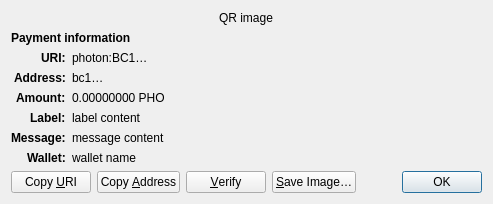
<?xml version="1.0" encoding="UTF-8"?>
<ui version="4.0">
 <class>ReceiveRequestDialog</class>
 <widget class="QDialog" name="ReceiveRequestDialog">
  <property name="geometry">
   <rect>
    <x>0</x>
    <y>0</y>
    <width>413</width>
    <height>229</height>
   </rect>
  </property>
  <property name="windowTitle">
   <string>Request payment to …</string>
  </property>
  <layout class="QGridLayout" name="gridLayout" columnstretch="0,1">
   <property name="sizeConstraint">
    <enum>QLayout::SetFixedSize</enum>
   </property>
   <item row="0" column="0" colspan="2" alignment="Qt::AlignHCenter">
    <widget class="QRImageWidget" name="qr_code">
     <property name="text">
      <string notr="true">QR image</string>
     </property>
     <property name="textInteractionFlags">
      <set>Qt::NoTextInteraction</set>
     </property>
    </widget>
   </item>
   <item row="1" column="0" colspan="2">
    <widget class="QLabel" name="payment_header">
     <property name="font">
      <font>
       <weight>75</weight>
       <bold>true</bold>
      </font>
     </property>
     <property name="text">
      <string>Payment information</string>
     </property>
     <property name="textInteractionFlags">
      <set>Qt::NoTextInteraction</set>
     </property>
    </widget>
   </item>
   <item row="2" column="0" alignment="Qt::AlignRight|Qt::AlignTop">
    <widget class="QLabel" name="uri_tag">
     <property name="font">
      <font>
       <weight>75</weight>
       <bold>true</bold>
      </font>
     </property>
     <property name="text">
      <string notr="true">URI:</string>
     </property>
     <property name="textFormat">
      <enum>Qt::PlainText</enum>
     </property>
     <property name="textInteractionFlags">
      <set>Qt::NoTextInteraction</set>
     </property>
    </widget>
   </item>
   <item row="2" column="1" alignment="Qt::AlignTop">
    <widget class="QLabel" name="uri_content">
     <property name="text">
      <string notr="true">photon:BC1…</string>
     </property>
     <property name="textFormat">
      <enum>Qt::RichText</enum>
     </property>
     <property name="wordWrap">
      <bool>true</bool>
     </property>
     <property name="textInteractionFlags">
      <set>Qt::TextSelectableByMouse</set>
     </property>
    </widget>
   </item>
   <item row="3" column="0" alignment="Qt::AlignRight|Qt::AlignTop">
    <widget class="QLabel" name="address_tag">
     <property name="font">
      <font>
       <weight>75</weight>
       <bold>true</bold>
      </font>
     </property>
     <property name="text">
      <string>Address:</string>
     </property>
     <property name="textInteractionFlags">
      <set>Qt::NoTextInteraction</set>
     </property>
    </widget>
   </item>
   <item row="3" column="1" alignment="Qt::AlignTop">
    <widget class="QLabel" name="address_content">
     <property name="text">
      <string notr="true">bc1…</string>
     </property>
     <property name="textFormat">
      <enum>Qt::PlainText</enum>
     </property>
     <property name="textInteractionFlags">
      <set>Qt::TextSelectableByMouse</set>
     </property>
    </widget>
   </item>
   <item row="4" column="0" alignment="Qt::AlignRight|Qt::AlignTop">
    <widget class="QLabel" name="amount_tag">
     <property name="font">
      <font>
       <weight>75</weight>
       <bold>true</bold>
      </font>
     </property>
     <property name="text">
      <string>Amount:</string>
     </property>
     <property name="textInteractionFlags">
      <set>Qt::NoTextInteraction</set>
     </property>
    </widget>
   </item>
   <item row="4" column="1" alignment="Qt::AlignTop">
    <widget class="QLabel" name="amount_content">
     <property name="text">
      <string notr="true">0.00000000 PHO</string>
     </property>
     <property name="textFormat">
      <enum>Qt::PlainText</enum>
     </property>
     <property name="textInteractionFlags">
      <set>Qt::TextSelectableByMouse</set>
     </property>
    </widget>
   </item>
   <item row="5" column="0" alignment="Qt::AlignRight|Qt::AlignTop">
    <widget class="QLabel" name="label_tag">
     <property name="font">
      <font>
       <weight>75</weight>
       <bold>true</bold>
      </font>
     </property>
     <property name="text">
      <string>Label:</string>
     </property>
     <property name="textInteractionFlags">
      <set>Qt::NoTextInteraction</set>
     </property>
    </widget>
   </item>
   <item row="5" column="1" alignment="Qt::AlignTop">
    <widget class="QLabel" name="label_content">
     <property name="text">
      <string notr="true">label content</string>
     </property>
     <property name="textFormat">
      <enum>Qt::PlainText</enum>
     </property>
     <property name="wordWrap">
      <bool>true</bool>
     </property>
     <property name="textInteractionFlags">
      <set>Qt::TextSelectableByMouse</set>
     </property>
    </widget>
   </item>
   <item row="6" column="0" alignment="Qt::AlignRight|Qt::AlignTop">
    <widget class="QLabel" name="message_tag">
     <property name="font">
      <font>
       <weight>75</weight>
       <bold>true</bold>
      </font>
     </property>
     <property name="text">
      <string>Message:</string>
     </property>
     <property name="textInteractionFlags">
      <set>Qt::NoTextInteraction</set>
     </property>
    </widget>
   </item>
   <item row="6" column="1" alignment="Qt::AlignTop">
    <widget class="QLabel" name="message_content">
     <property name="text">
      <string notr="true">message content</string>
     </property>
     <property name="textFormat">
      <enum>Qt::PlainText</enum>
     </property>
     <property name="wordWrap">
      <bool>true</bool>
     </property>
     <property name="textInteractionFlags">
      <set>Qt::TextSelectableByMouse</set>
     </property>
    </widget>
   </item>
   <item row="7" column="0" alignment="Qt::AlignRight|Qt::AlignTop">
    <widget class="QLabel" name="wallet_tag">
     <property name="font">
      <font>
       <weight>75</weight>
       <bold>true</bold>
      </font>
     </property>
     <property name="text">
      <string>Wallet:</string>
     </property>
     <property name="textInteractionFlags">
      <set>Qt::NoTextInteraction</set>
     </property>
    </widget>
   </item>
   <item row="7" column="1" alignment="Qt::AlignTop">
    <widget class="QLabel" name="wallet_content">
     <property name="text">
      <string notr="true">wallet name</string>
     </property>
     <property name="textFormat">
      <enum>Qt::PlainText</enum>
     </property>
     <property name="wordWrap">
      <bool>true</bool>
     </property>
     <property name="textInteractionFlags">
      <set>Qt::TextSelectableByMouse</set>
     </property>
    </widget>
   </item>
   <item row="8" column="0" colspan="2">
    <layout class="QHBoxLayout" name="horizontalLayout">
     <item>
      <widget class="QPushButton" name="btnCopyURI">
       <property name="text">
        <string>Copy &amp;URI</string>
       </property>
       <property name="autoDefault">
        <bool>false</bool>
       </property>
      </widget>
     </item>
     <item>
      <widget class="QPushButton" name="btnCopyAddress">
       <property name="text">
        <string>Copy &amp;Address</string>
       </property>
       <property name="autoDefault">
        <bool>false</bool>
       </property>
      </widget>
     </item>
     <item>
      <widget class="QPushButton" name="btnVerify">
       <property name="text">
        <string>&amp;Verify</string>
       </property>
       <property name="toolTip">
        <string>Verify this address on e.g. a hardware wallet screen</string>
       </property>
       <property name="autoDefault">
        <bool>false</bool>
       </property>
      </widget>
     </item>
     <item>
      <widget class="QPushButton" name="btnSaveAs">
       <property name="text">
        <string>&amp;Save Image…</string>
       </property>
       <property name="autoDefault">
        <bool>false</bool>
       </property>
      </widget>
     </item>
     <item>
      <spacer name="horizontalSpacer_2">
       <property name="orientation">
        <enum>Qt::Horizontal</enum>
       </property>
       <property name="sizeHint" stdset="0">
        <size>
         <width>40</width>
         <height>20</height>
        </size>
       </property>
      </spacer>
     </item>
     <item>
      <widget class="QDialogButtonBox" name="buttonBox">
       <property name="focusPolicy">
        <enum>Qt::StrongFocus</enum>
       </property>
       <property name="standardButtons">
        <set>QDialogButtonBox::Ok</set>
       </property>
      </widget>
     </item>
    </layout>
   </item>
  </layout>
 </widget>
 <customwidgets>
  <customwidget>
   <class>QRImageWidget</class>
   <extends>QLabel</extends>
   <header>qt/qrimagewidget.h</header>
  </customwidget>
 </customwidgets>
 <tabstops>
  <tabstop>buttonBox</tabstop>
  <tabstop>btnCopyURI</tabstop>
  <tabstop>btnCopyAddress</tabstop>
  <tabstop>btnSaveAs</tabstop>
 </tabstops>
 <resources/>
 <connections>
  <connection>
   <sender>buttonBox</sender>
   <signal>accepted()</signal>
   <receiver>ReceiveRequestDialog</receiver>
   <slot>accept()</slot>
   <hints>
    <hint type="sourcelabel">
     <x>135</x>
     <y>230</y>
    </hint>
    <hint type="destinationlabel">
     <x>135</x>
     <y>126</y>
    </hint>
   </hints>
  </connection>
 </connections>
</ui>
